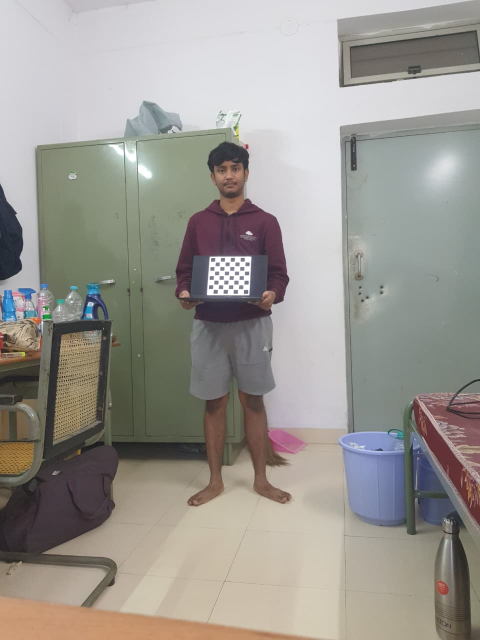
#> input picture new_images/left/left_01.jpg, 960 x 1280 px (shown at 1/2 size); its folder holds only this picture in this run
$ jupyter execute --allow-errors calibrate_warp-toomuch.ipynb   (older library calls are emulated)
#> lines starting #> are read from the running program, lines starting #| are printed output that depends on the picture
[cell 1]
import numpy as np
import cv2
import glob
import os

# ===================================================================
# -------------------- CONFIGURATION (EDIT THIS) --------------------
# ===================================================================

# 1. CHECKERBOARD DIMENSIONS (internal corners: width-1, height-1)
#    For an 8x8 squares board, this is (7, 7)
CHECKERBOARD_DIMS = (7, 7)

# 2. SQUARE SIZE (in any real-world unit, e.g., mm, cm, inches)
#    Measure one square on your physical checkerboard (on your laptop screen).
SQUARE_SIZE_MM = 21  # <--- IMPORTANT: MEASURE THIS ACCURATELY ON YOUR SCREEN!

# 3. IMAGE FILE PATHS (use wildcards)
#    Update these to match your folder structure. Assuming .jpg files.
IMAGES_PATH_LEFT = 'new_images/left/*.jpg'
IMAGES_PATH_RIGHT = 'new_images/right/*.jpg'

# ===================================================================
# -------------------- END OF CONFIGURATION -------------------------
# ===================================================================

# Termination criteria for corner refinement (used in cornerSubPix and stereoCalibrate)
criteria = (cv2.TERM_CRITERIA_EPS + cv2.TERM_CRITERIA_MAX_ITER, 30, 0.001)

# Prepare 3D object points (e.g., (0,0,0), (1,0,0), (2,0,0) ....,(8,5,0) scaled by SQUARE_SIZE_MM)
objp = np.zeros((CHECKERBOARD_DIMS[0] * CHECKERBOARD_DIMS[1], 3), np.float32)
objp[:, :2] = np.mgrid[0:CHECKERBOARD_DIMS[0], 0:CHECKERBOARD_DIMS[1]].T.reshape(-1, 2)
objp = objp * SQUARE_SIZE_MM # Scale by square size

# Arrays to store object points and image points from all images
objpoints = []  # 3D points in real world space (the checkerboard corners)
imgpoints_left = [] # 2D points in left image plane (detected pixel coordinates)
imgpoints_right = [] # 2D points in right image plane (detected pixel coordinates)

# Get image file names
images_left = sorted(glob.glob(IMAGES_PATH_LEFT))
images_right = sorted(glob.glob(IMAGES_PATH_RIGHT))

# --- Initial checks for image loading ---
if not images_left or not images_right:
    print("Error: No images found. Check your IMAGE_PATH settings and folder structure.")
    print(f"Looked for: '{IMAGES_PATH_LEFT}' and '{IMAGES_PATH_RIGHT}'")
    exit()

print(f"Found {len(images_left)} left images and {len(images_right)} right images.")

# Ensure we have a matching number of images
if len(images_left) != len(images_right):
    print("Error: Mismatched number of left and right images. Aborting.")
    exit()

# Store image dimensions (will be taken from the first image loaded)
image_size = None

# Flags for findChessboardCorners (helps with lighting and image normalization)
find_corner_flags = cv2.CALIB_CB_ADAPTIVE_THRESH + cv2.CALIB_CB_NORMALIZE_IMAGE + cv2.CALIB_CB_FAST_CHECK

# Iterate through all image pairs
for img_left_path, img_right_path in zip(images_left, images_right):
    img_left = cv2.imread(img_left_path)
#> img_left is the input picture: shape (1280, 960, 3); mean B, G, R 145.8, 151.7, 155.2
    img_right = cv2.imread(img_right_path)
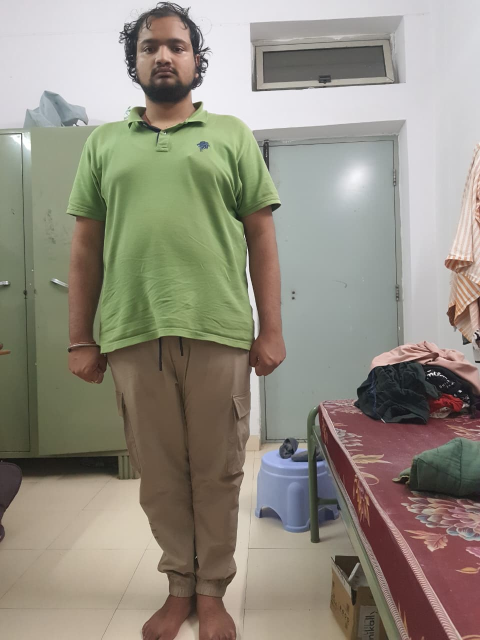
#> input picture new_images/right/test_01.jpg, 960 x 1280 px (shown at 1/2 size)
#> img_right is the input picture: shape (1280, 960, 3); mean B, G, R 128.4, 140.9, 146.2

    # Check if images were loaded successfully
    if img_left is None:
        print(f"Warning: Could not load left image: {img_left_path}. Skipping pair.")
        continue
    if img_right is None:
        print(f"Warning: Could not load right image: {img_right_path}. Skipping pair.")
        continue

    gray_left = cv2.cvtColor(img_left, cv2.COLOR_BGR2GRAY)
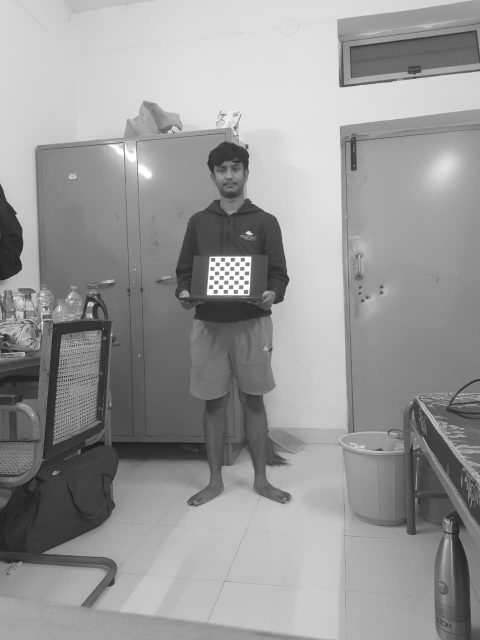
#> gray_left: shape (1280, 960) (shown at 1/2 size); min 12, max 255, mean 152.1
    gray_right = cv2.cvtColor(img_right, cv2.COLOR_BGR2GRAY)
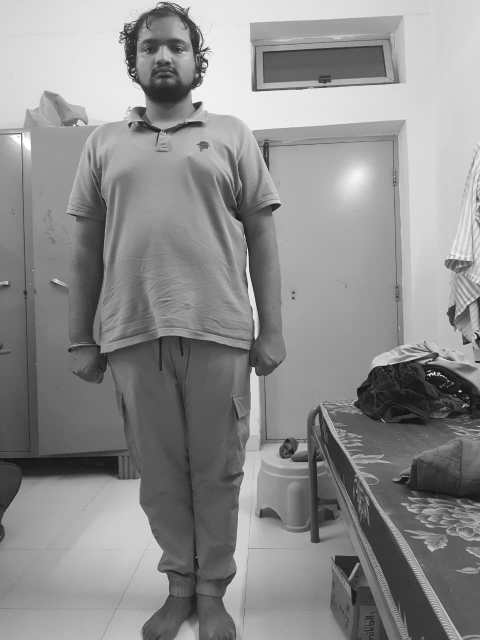
#> gray_right: shape (1280, 960) (shown at 1/2 size); min 0, max 255, mean 141.1

    # Get image size from the first valid image (assuming all are same size)
    if image_size is None:
        image_size = gray_left.shape[::-1] # (width, height)
#> image_size = (960, 1280)

    # Find the chess board corners
    ret_left, corners_left = cv2.findChessboardCorners(gray_left, CHECKERBOARD_DIMS, find_corner_flags)
#> ret_left = True; corners_left = 49 rows, first 8: [431.4, 524.6], [440.9, 523], [450.8, 524.6], [459, 524.7], [470.6, 524.5], [478.8, 524.5], [490.7, 524.5], [428.5, 533.7]
    ret_right, corners_right = cv2.findChessboardCorners(gray_right, CHECKERBOARD_DIMS, find_corner_flags)
#> ret_right = False; corners_right = None

    # --- If corners are found in BOTH images ---
    if ret_left and ret_right:
        print(f"Corners found in pair: {os.path.basename(img_left_path)} / {os.path.basename(img_right_path)}")

        # Add the 3D object points
        objpoints.append(objp)

        # Refine 2D corner locations for more accuracy
        corners_left_refined = cv2.cornerSubPix(gray_left, corners_left, (11, 11), (-1, -1), criteria)
        imgpoints_left.append(corners_left_refined)

        corners_right_refined = cv2.cornerSubPix(gray_right, corners_right, (11, 11), (-1, -1), criteria)
        imgpoints_right.append(corners_right_refined)

        # [6 lines of commented-out code are left out]

    else:
        print(f"Corners NOT found in pair: {os.path.basename(img_left_path)} / {os.path.basename(img_right_path)}")

cv2.destroyAllWindows() # Close any OpenCV display windows

#> (the rest of this cell did not finish here and is left out)
